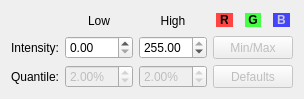
<?xml version="1.0" encoding="UTF-8"?>
<ui version="4.0">
 <class>mvd::ColorBandDynamicsWidget</class>
 <widget class="QWidget" name="mvd::ColorBandDynamicsWidget">
  <property name="geometry">
   <rect>
    <x>0</x>
    <y>0</y>
    <width>300</width>
    <height>99</height>
   </rect>
  </property>
  <property name="windowTitle">
   <string>Form</string>
  </property>
  <property name="locale">
   <locale language="C" country="AnyCountry"/>
  </property>
  <layout class="QGridLayout" name="gridLayout">
   <item row="0" column="1">
    <widget class="QLabel" name="lowLabel">
     <property name="sizePolicy">
      <sizepolicy hsizetype="Minimum" vsizetype="Minimum">
       <horstretch>0</horstretch>
       <verstretch>0</verstretch>
      </sizepolicy>
     </property>
     <property name="text">
      <string>Low</string>
     </property>
     <property name="alignment">
      <set>Qt::AlignCenter</set>
     </property>
    </widget>
   </item>
   <item row="0" column="2">
    <widget class="QLabel" name="highLabel">
     <property name="sizePolicy">
      <sizepolicy hsizetype="Preferred" vsizetype="Minimum">
       <horstretch>0</horstretch>
       <verstretch>0</verstretch>
      </sizepolicy>
     </property>
     <property name="text">
      <string>High</string>
     </property>
     <property name="alignment">
      <set>Qt::AlignCenter</set>
     </property>
    </widget>
   </item>
   <item row="0" column="3">
    <layout class="QHBoxLayout" name="horizontalLayout">
     <item>
      <widget class="QLabel" name="rLabel">
       <property name="sizePolicy">
        <sizepolicy hsizetype="Minimum" vsizetype="Minimum">
         <horstretch>0</horstretch>
         <verstretch>0</verstretch>
        </sizepolicy>
       </property>
       <property name="text">
        <string>&lt;span style=&quot;color:#000000;background-color:#FF4444&quot;&gt;&amp;nbsp;&lt;b&gt;R&lt;/b&gt;&amp;nbsp;&lt;/span&gt;</string>
       </property>
       <property name="alignment">
        <set>Qt::AlignCenter</set>
       </property>
      </widget>
     </item>
     <item>
      <widget class="QLabel" name="gLabel">
       <property name="sizePolicy">
        <sizepolicy hsizetype="Minimum" vsizetype="Minimum">
         <horstretch>0</horstretch>
         <verstretch>0</verstretch>
        </sizepolicy>
       </property>
       <property name="text">
        <string>&lt;span style=&quot;color:#000000;background-color:#44FF44&quot;&gt;&amp;nbsp;&lt;b&gt;G&lt;/b&gt;&amp;nbsp;&lt;/span&gt;</string>
       </property>
       <property name="alignment">
        <set>Qt::AlignCenter</set>
       </property>
      </widget>
     </item>
     <item>
      <widget class="QLabel" name="bLabel">
       <property name="sizePolicy">
        <sizepolicy hsizetype="Minimum" vsizetype="Minimum">
         <horstretch>0</horstretch>
         <verstretch>0</verstretch>
        </sizepolicy>
       </property>
       <property name="text">
        <string>&lt;span style=&quot;color:#CCCCCC;background-color:#4444FF&quot;&gt;&amp;nbsp;&lt;b&gt;B&lt;/b&gt;&amp;nbsp;&lt;/span&gt;</string>
       </property>
       <property name="alignment">
        <set>Qt::AlignCenter</set>
       </property>
      </widget>
     </item>
    </layout>
   </item>
   <item row="1" column="0">
    <widget class="QLabel" name="intensityLabel">
     <property name="sizePolicy">
      <sizepolicy hsizetype="Preferred" vsizetype="Minimum">
       <horstretch>0</horstretch>
       <verstretch>0</verstretch>
      </sizepolicy>
     </property>
     <property name="text">
      <string>Intensity:</string>
     </property>
     <property name="alignment">
      <set>Qt::AlignRight|Qt::AlignTrailing|Qt::AlignVCenter</set>
     </property>
    </widget>
   </item>
   <item row="1" column="1">
    <widget class="QDoubleSpinBox" name="lowIntensitySpinBox">
     <property name="sizePolicy">
      <sizepolicy hsizetype="Minimum" vsizetype="Minimum">
       <horstretch>0</horstretch>
       <verstretch>0</verstretch>
      </sizepolicy>
     </property>
     <property name="frame">
      <bool>true</bool>
     </property>
     <property name="suffix">
      <string/>
     </property>
     <property name="maximum">
      <double>255.000000000000000</double>
     </property>
     <property name="value">
      <double>0.000000000000000</double>
     </property>
    </widget>
   </item>
   <item row="1" column="2">
    <widget class="QDoubleSpinBox" name="highIntensitySpinBox">
     <property name="sizePolicy">
      <sizepolicy hsizetype="Minimum" vsizetype="Minimum">
       <horstretch>0</horstretch>
       <verstretch>0</verstretch>
      </sizepolicy>
     </property>
     <property name="frame">
      <bool>true</bool>
     </property>
     <property name="suffix">
      <string/>
     </property>
     <property name="maximum">
      <double>255.000000000000000</double>
     </property>
     <property name="value">
      <double>255.000000000000000</double>
     </property>
    </widget>
   </item>
   <item row="1" column="3">
    <widget class="QPushButton" name="minMaxButton">
     <property name="enabled">
      <bool>false</bool>
     </property>
     <property name="sizePolicy">
      <sizepolicy hsizetype="Minimum" vsizetype="Minimum">
       <horstretch>0</horstretch>
       <verstretch>0</verstretch>
      </sizepolicy>
     </property>
     <property name="text">
      <string>Min/Max</string>
     </property>
    </widget>
   </item>
   <item row="2" column="0">
    <widget class="QLabel" name="quantileLabel">
     <property name="sizePolicy">
      <sizepolicy hsizetype="Preferred" vsizetype="Minimum">
       <horstretch>0</horstretch>
       <verstretch>0</verstretch>
      </sizepolicy>
     </property>
     <property name="text">
      <string>Quantile:</string>
     </property>
     <property name="alignment">
      <set>Qt::AlignRight|Qt::AlignTrailing|Qt::AlignVCenter</set>
     </property>
    </widget>
   </item>
   <item row="2" column="1">
    <widget class="QDoubleSpinBox" name="lowQuantileSpinBox">
     <property name="enabled">
      <bool>false</bool>
     </property>
     <property name="sizePolicy">
      <sizepolicy hsizetype="Minimum" vsizetype="Minimum">
       <horstretch>0</horstretch>
       <verstretch>0</verstretch>
      </sizepolicy>
     </property>
     <property name="frame">
      <bool>true</bool>
     </property>
     <property name="suffix">
      <string>%</string>
     </property>
     <property name="value">
      <double>2.000000000000000</double>
     </property>
    </widget>
   </item>
   <item row="2" column="2">
    <widget class="QDoubleSpinBox" name="highQuantileSpinBox">
     <property name="enabled">
      <bool>false</bool>
     </property>
     <property name="sizePolicy">
      <sizepolicy hsizetype="Minimum" vsizetype="Minimum">
       <horstretch>0</horstretch>
       <verstretch>0</verstretch>
      </sizepolicy>
     </property>
     <property name="frame">
      <bool>true</bool>
     </property>
     <property name="suffix">
      <string>%</string>
     </property>
     <property name="value">
      <double>2.000000000000000</double>
     </property>
    </widget>
   </item>
   <item row="2" column="3">
    <widget class="QPushButton" name="defaultsButton">
     <property name="enabled">
      <bool>false</bool>
     </property>
     <property name="sizePolicy">
      <sizepolicy hsizetype="Minimum" vsizetype="Minimum">
       <horstretch>0</horstretch>
       <verstretch>0</verstretch>
      </sizepolicy>
     </property>
     <property name="text">
      <string>Defaults</string>
     </property>
    </widget>
   </item>
  </layout>
 </widget>
 <resources/>
 <connections/>
</ui>
